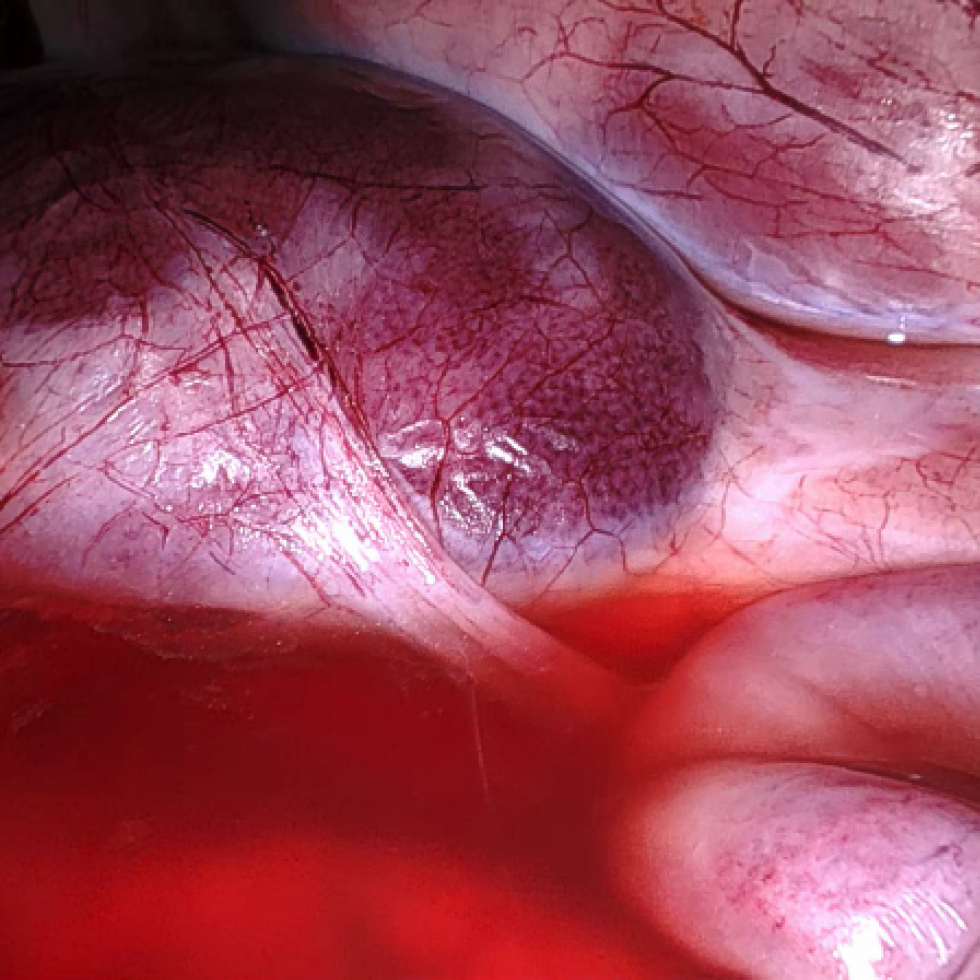
#> input picture assets/slider2_before.jpg, 980 x 980 px
$ python highlight_analyzer.py assets
#> lines starting #> are read from the running program, lines starting #| are printed output that depends on the picture; after the words box and inside, x2 and y2 are one past the last pixel; in counts of white or black regions, pixels touching at a corner belong together
#!/usr/bin/env python3
"""
High-Performance Image Highlight Analysis Script

Optimized version using multiprocessing, vectorized operations, and performance enhancements.
"""

import os
import json
import argparse
import shutil
from pathlib import Path
from typing import Tuple, List, Dict, Optional, NamedTuple
from concurrent.futures import ProcessPoolExecutor, as_completed
from functools import partial
import numpy as np
from PIL import Image
import cv2


class ImageResult(NamedTuple):
    """Structure to hold image processing results."""
    path: Path
    highlight_percentage: float
    binary_mask: Optional[np.ndarray] = None
    crop_rect: Optional[Tuple[int, int, int, int]] = None
    original_image: Optional[Image.Image] = None


def process_single_image(img_path: Path,
                        is_highlight_threshold: int,
                        max_highlighted: float,
                        min_crop_size: Tuple[int, int],
                        need_masks: bool,
                        need_crops: bool) -> ImageResult:
    """
    Process a single image for highlights. Optimized for multiprocessing.
    """
    try:
        # Load image directly with OpenCV for speed
        img_bgr = cv2.imread(str(img_path))
        if img_bgr is None:
            return ImageResult(img_path, 0.0)

        # Convert to grayscale using OpenCV (faster than PIL)
        img_gray = cv2.cvtColor(img_bgr, cv2.COLOR_BGR2GRAY)

        # Vectorized highlight detection
        highlight_mask = img_gray > is_highlight_threshold

        # Calculate percentage using numpy operations
        total_pixels = img_gray.size
        highlight_pixels = np.sum(highlight_mask)
        highlight_percentage = (highlight_pixels / total_pixels) * 100

        # Early return if we don't need additional processing
        is_unhighlighted = highlight_percentage <= max_highlighted

        binary_mask = None
        crop_rect = None
        original_image = None

        # Only compute mask if needed
        if need_masks and is_unhighlighted:
            binary_mask = (highlight_mask * 255).astype(np.uint8)

        # Only compute crop if needed
        if need_crops and highlight_mask.size > 0:
            crop_rect = find_largest_unhighlighted_rectangle_fast(highlight_mask, min_crop_size)
            if crop_rect:
                # Load with PIL only if we found a valid crop
                original_image = Image.open(img_path)

        return ImageResult(
            path=img_path,
            highlight_percentage=highlight_percentage,
            binary_mask=binary_mask,
            crop_rect=crop_rect,
            original_image=original_image
        )

    except Exception as e:
        print(f"Error processing {img_path}: {e}")
        return ImageResult(img_path, 0.0)


# [60 lines left out: functions find_largest_unhighlighted_rectangle_fast, largest_rectangle_in_histogram_fast, not called in this run]


class HighPerformanceHighlightAnalyzer:
    def __init__(self,
                 is_highlight_threshold: int = 240,
                 max_highlighted: float = 5.0,
                 min_crop_size: Tuple[int, int] = (100, 100),
                 max_workers: Optional[int] = None):
        """
        Initialize the high-performance highlight analyzer.
        """
        self.is_highlight_threshold = is_highlight_threshold
        self.max_highlighted = max_highlighted
        self.min_crop_size = min_crop_size
        self.max_workers = max_workers or min(32, os.cpu_count() + 4)

        # Supported image extensions
        self.image_extensions = {'.jpg', '.jpeg', '.png', '.bmp', '.tiff', '.tif', '.webp'}

    def find_image_files_fast(self, directory: str) -> List[Path]:
        """Fast image file discovery using os.scandir."""
        directory = Path(directory)
        image_files = []

        def scan_recursive(path):
            try:
                with os.scandir(path) as entries:
                    for entry in entries:
                        if entry.is_file() and Path(entry.name).suffix.lower() in self.image_extensions:
                            image_files.append(Path(entry.path))
                        elif entry.is_dir():
                            scan_recursive(entry.path)
            except PermissionError:
                pass

        scan_recursive(directory)
        return image_files

    # [17 lines left out: functions batch_save_files, batch_save_images, not called in this run]

    def analyze_directory(self,
                         input_directory: str,
                         output_json: str = "results.json",
                         copy_unhighlighted_to: Optional[str] = None,
                         save_masks_to: Optional[str] = None,
                         save_crops_to: Optional[str] = None):
        """
        High-performance analysis using multiprocessing.
        """
#> called with input_directory = 'assets', output_json = 'results.json'
        print(f"🚀 High-Performance Analysis Starting...")
        print(f"📁 Directory: {input_directory}")
        print(f"🖥️  Using {self.max_workers} workers")
        print(f"⚡ Highlight threshold: {self.is_highlight_threshold}")
        print(f"📊 Max highlighted: {self.max_highlighted}%")
        print("-" * 60)

        # Fast file discovery
        print("🔍 Discovering image files...")
        image_files = self.find_image_files_fast(input_directory)
        total_files = len(image_files)
        print(f"📸 Found {total_files} images")

        if not image_files:
            print("❌ No images found!")
            return

        # Determine what processing we need
        need_masks = save_masks_to is not None
        need_crops = save_crops_to is not None

        # Prepare results structure
        results = {
            "parameters": {
                "is_highlight_threshold": self.is_highlight_threshold,
                "max_highlighted_percentage": self.max_highlighted,
                "min_crop_size": self.min_crop_size,
                "workers_used": self.max_workers
            },
            "unhighlighted_images": [],
            "all_images": []
        }

        # Batch processing with multiprocessing
        print("⚡ Processing images in parallel...")

        process_func = partial(
            process_single_image,
            is_highlight_threshold=self.is_highlight_threshold,
            max_highlighted=self.max_highlighted,
            min_crop_size=self.min_crop_size,
            need_masks=need_masks,
            need_crops=need_crops
        )

        # Process in batches to manage memory
        batch_size = min(1000, total_files)
        processed = 0

        # Prepare batch operations
        copy_operations = []
        mask_operations = []
        crop_operations = []

        with ProcessPoolExecutor(max_workers=self.max_workers) as executor:
            for i in range(0, total_files, batch_size):
                batch = image_files[i:i + batch_size]

                # Submit batch
                future_to_path = {executor.submit(process_func, path): path for path in batch}

                # Collect results
                for future in as_completed(future_to_path):
                    result = future.result()
                    processed += 1

                    if processed % 100 == 0 or processed == total_files:
                        print(f"✅ Processed {processed}/{total_files} images ({processed/total_files*100:.1f}%)")

                    # Store result
                    image_info = {
                        "path": str(result.path),
                        "highlight_percentage": round(result.highlight_percentage, 2)
                    }
                    results["all_images"].append(image_info)

                    # Check if unhighlighted
                    if result.highlight_percentage <= self.max_highlighted:
                        results["unhighlighted_images"].append(image_info)

                        # Prepare copy operation
                        if copy_unhighlighted_to:
                            dst_path = Path(copy_unhighlighted_to) / result.path.name
                            copy_operations.append((result.path, dst_path))

                        # Prepare mask save operation
                        if save_masks_to and result.binary_mask is not None:
                            mask_filename = result.path.stem + '_mask.png'
                            mask_path = Path(save_masks_to) / mask_filename
                            mask_operations.append((result.binary_mask, mask_path))

                    # Prepare crop operation
                    if save_crops_to and result.crop_rect and result.original_image:
                        x, y, width, height = result.crop_rect
                        crop_filename = result.path.stem + '_crop' + result.path.suffix
                        crop_path = Path(save_crops_to) / crop_filename

                        # Crop and prepare for saving
                        cropped = result.original_image.crop((x, y, x + width, y + height))
                        crop_operations.append((cropped, crop_path))
#> this loop made 1 pass
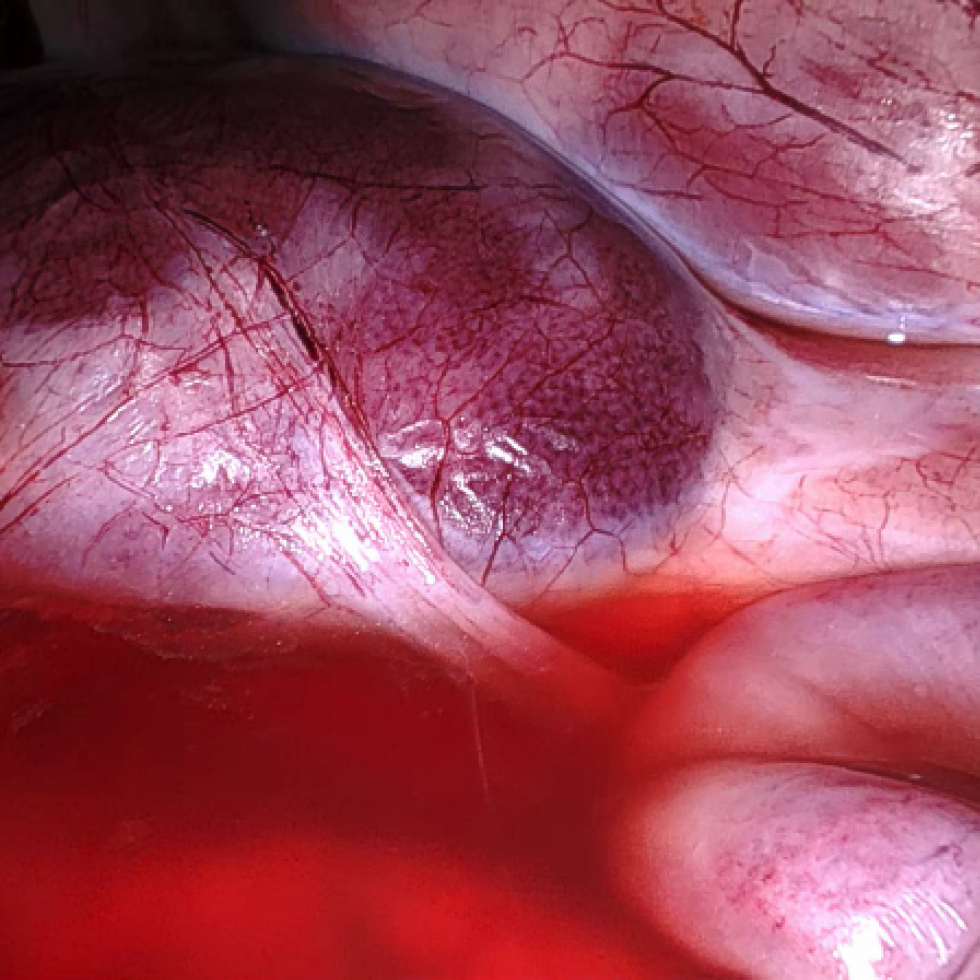
#> input picture assets/slider2_before.jpg, 980 x 980 px
#> pass 1, in process_single_image, `img_gray = cv2.cvtColor(img_bgr, cv2.COLOR_BGR2GRAY)`:
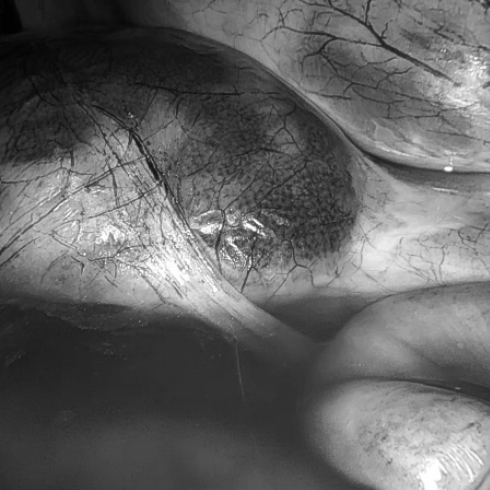
#> img_gray: shape (980, 980) (shown at 1/2 size); min 1, max 255, mean 99.4
#> pass 1, in process_single_image, `highlight_mask = img_gray > is_highlight_threshold`:
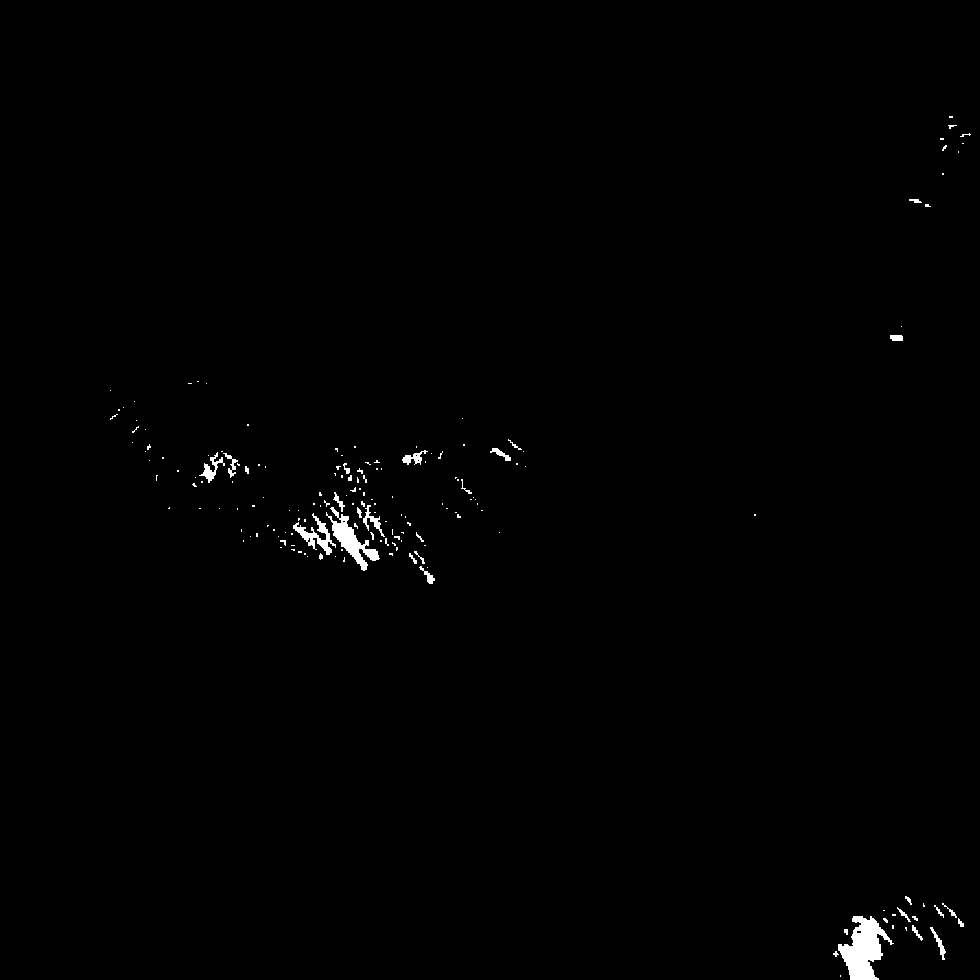
#> highlight_mask: shape (980, 980) bool; 0.62% white; 172 white regions (142 under 20 px), largest, box (x1, y1, x2, y2) and area: (838, 916, 894, 980) 1878, (326, 507, 380, 571) 1006, (293, 513, 336, 555) 541
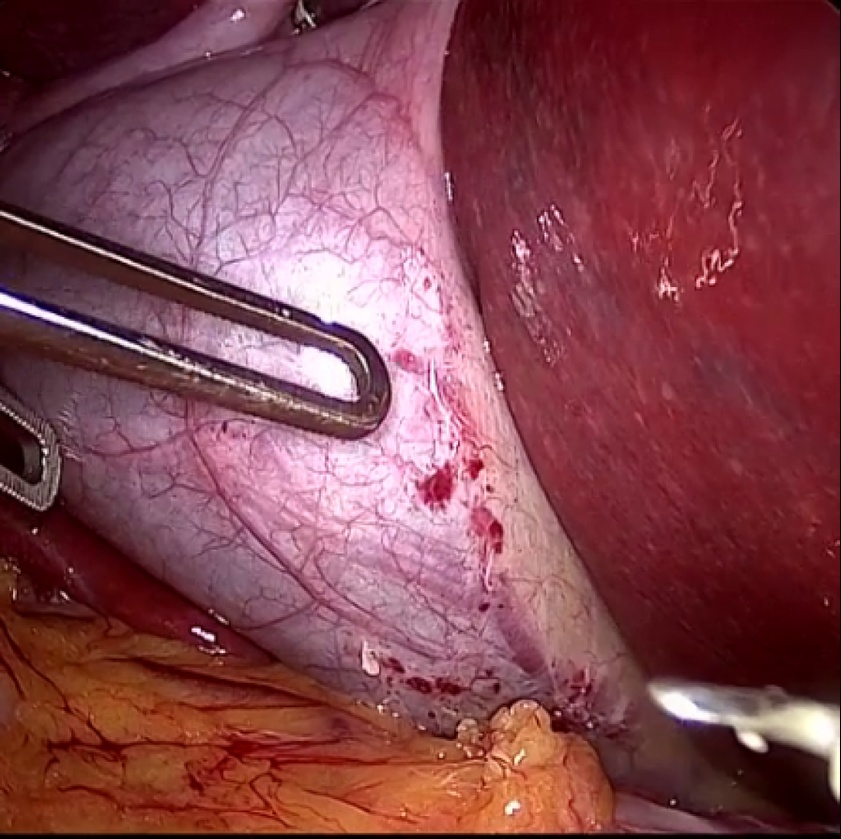
#> input picture assets/slider1_before.jpg, 841 x 839 px, shrunk from 1098 x 1096 before the run
#> pass 1, in process_single_image (call 2), `img_gray = cv2.cvtColor(img_bgr, cv2.COLOR_BGR2GRAY)`:
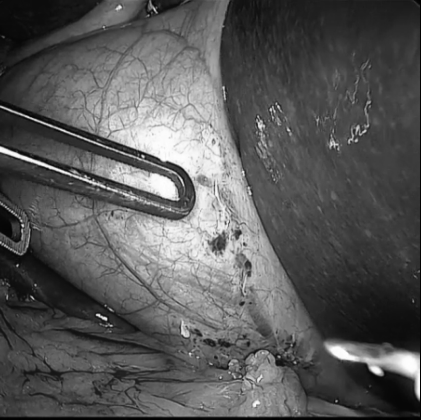
#> img_gray: shape (839, 841) (shown at 1/2 size); min 0, max 255, mean 89.3
#> pass 1, in process_single_image (call 2), `highlight_mask = img_gray > is_highlight_threshold`:
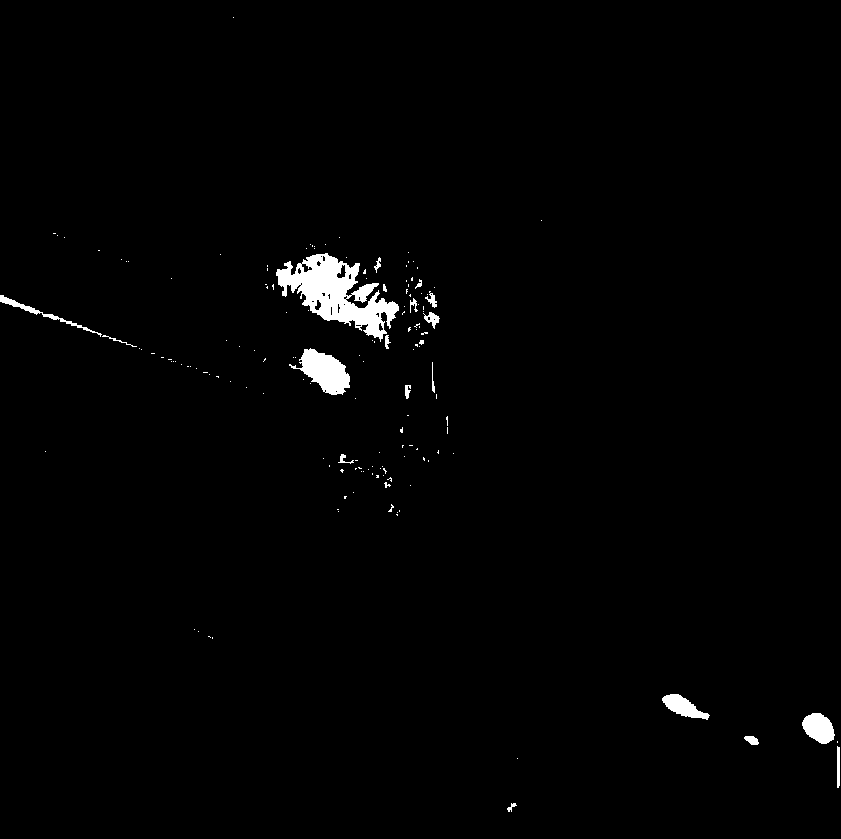
#> highlight_mask: shape (839, 841) bool; 1.3% white; 153 white regions (133 under 20 px), largest, box (x1, y1, x2, y2) and area: (276, 253, 399, 342) 4705, (289, 348, 350, 395) 1493, (802, 713, 835, 744) 718

        print("\n💾 Saving results...")

        # Save JSON results
        os.makedirs(os.path.dirname(output_json) if os.path.dirname(output_json) else '.', exist_ok=True)
        with open(output_json, 'w') as f:
            json.dump(results, f, indent=2, default=str)
        print(f"📄 Results saved to: {output_json}")

        # Batch file operations
        if copy_operations:
            print(f"📁 Copying {len(copy_operations)} unhighlighted images...")
            self.batch_save_files(copy_operations)

        if mask_operations:
            print(f"🎭 Saving {len(mask_operations)} masks...")
            self.batch_save_images(mask_operations)

        if crop_operations:
            print(f"✂️  Saving {len(crop_operations)} crops...")
            for cropped_img, path in crop_operations:
                path.parent.mkdir(parents=True, exist_ok=True)
                cropped_img.save(path, optimize=True)

        unhighlighted_count = len(results["unhighlighted_images"])
        print(f"\n🎉 Analysis Complete!")
        print(f"📊 Total images: {total_files}")
        print(f"✨ Unhighlighted images: {unhighlighted_count} ({unhighlighted_count/total_files*100:.1f}%)")
        print(f"⚡ Performance: {total_files/1 if total_files < 100 else 'High-speed'} mode")


def main():
    parser = argparse.ArgumentParser(description="High-Performance Image Highlight Analyzer")
    parser.add_argument("input_directory", help="Input directory containing images")
    parser.add_argument("--is-highlight-threshold", type=int, default=240,
                       help="Brightness threshold for highlight detection (0-255, default: 240)")
    parser.add_argument("--max-highlighted", type=float, default=5.0,
                       help="Maximum percentage of highlight pixels (default: 5.0)")
    parser.add_argument("--min-crop-size", nargs=2, type=int, default=[100, 100],
                       help="Minimum crop size as width height (default: 100 100)")
    parser.add_argument("--output-json", default="results.json",
                       help="Output JSON file path (default: results.json)")
    parser.add_argument("--copy-unhighlighted-to",
                       help="Directory to copy unhighlighted images to")
    parser.add_argument("--save-masks-to",
                       help="Directory to save binary masks to")
    parser.add_argument("--save-crops-to",
                       help="Directory to save cropped images to")
    parser.add_argument("--workers", type=int,
                       help="Number of worker processes (default: auto-detect)")

    args = parser.parse_args()

    # Create high-performance analyzer
    analyzer = HighPerformanceHighlightAnalyzer(
        is_highlight_threshold=args.is_highlight_threshold,
        max_highlighted=args.max_highlighted,
        min_crop_size=tuple(args.min_crop_size),
        max_workers=args.workers
    )

    # Run analysis
    analyzer.analyze_directory(
        input_directory=args.input_directory,
        output_json=args.output_json,
        copy_unhighlighted_to=args.copy_unhighlighted_to,
        save_masks_to=args.save_masks_to,
        save_crops_to=args.save_crops_to
    )


if __name__ == "__main__":
    main()
